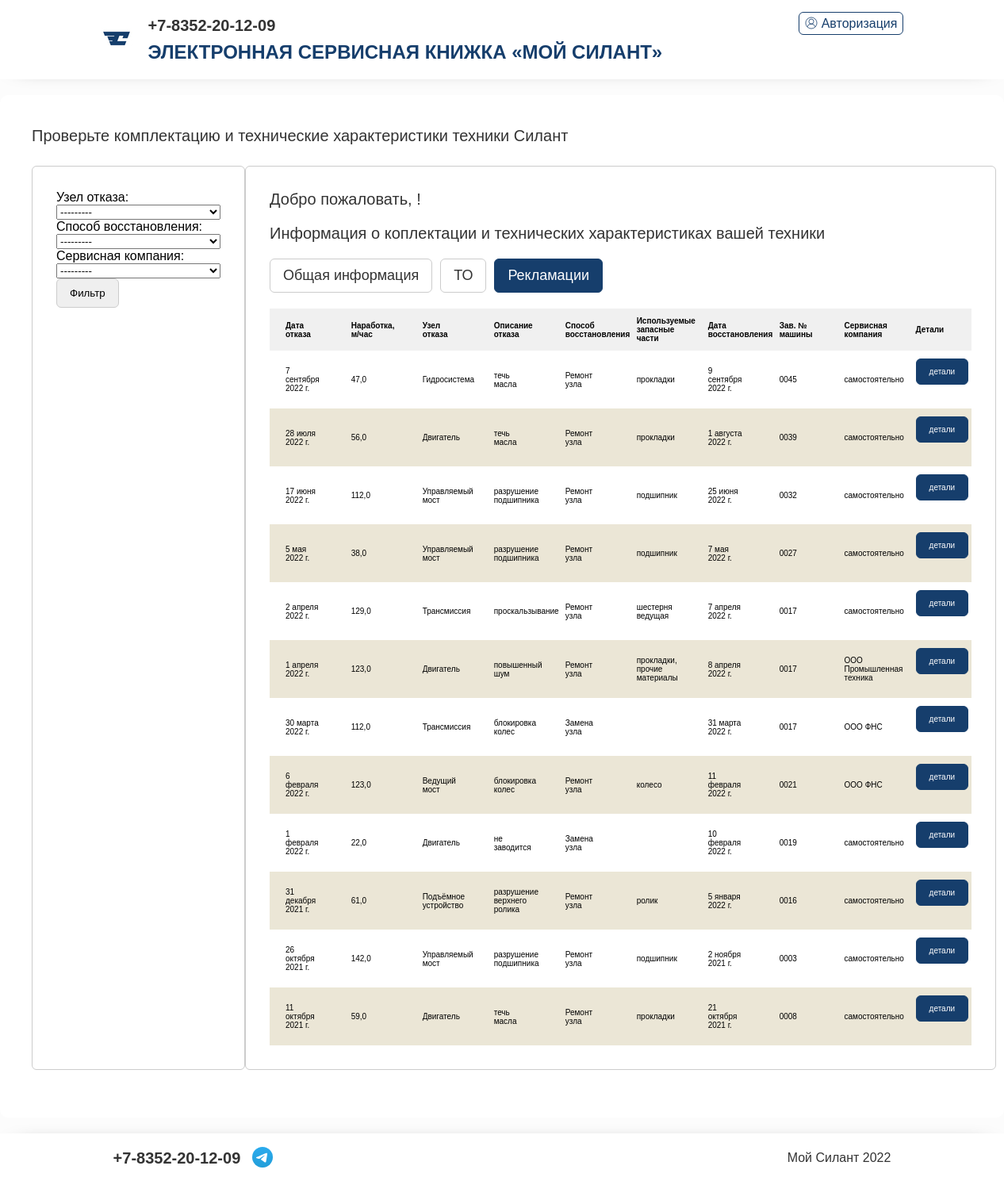
The page /complaint/ (signed in) on the database its author committed.
### service/models.py (models this page shows, shortened)
class Complaint(models.Model):
    date_rejection = models.DateField(verbose_name='Дата отказа')
    operating_time = models.FloatField(verbose_name='Наработка, м/час')
    failure_node = models.ForeignKey(FailureNode, verbose_name='Узел отказа', on_delete=models.CASCADE)
    failure_description = models.TextField(verbose_name='Описание отказа')
    recovery_method = models.ForeignKey(RecoveryMethod, verbose_name='Способ восстановления', on_delete=models.CASCADE)
    spare_parts = models.TextField(verbose_name='Используемые запасные части', null=True, blank=True)
    recovery_date = models.DateField(verbose_name='Дата восстановления')
    machine_complaint = models.ForeignKey(Machine, verbose_name='Зав. № машины', on_delete=models.CASCADE)
    service_company_complaint = models.ForeignKey(ServiceCompany, verbose_name='Сервисная компания', on_delete=models.CASCADE)
    class Meta:
        verbose_name = 'Рекламации'
        ordering = ['-date_rejection']

class FailureNode(models.Model):
    name = models.TextField(verbose_name='Название')
    description = models.TextField(verbose_name='Описание')
    def __str__(self):
        return self.name
    class Meta:
        verbose_name = 'Характер отказа'

class RecoveryMethod(models.Model):
    name = models.TextField(verbose_name='Название')
    description = models.TextField(verbose_name='Описание')
    def __str__(self):
        return self.name
    class Meta:
        verbose_name = 'Способ восстановления'

class Machine(models.Model):
    number_machine = models.TextField(unique=True, verbose_name='Зав. № машины')
    technique_model = models.ForeignKey(TechniqueModel, verbose_name='Модель техники', on_delete=models.CASCADE)
    engine_model = models.ForeignKey(EngineModel, verbose_name='Модель двигателя', on_delete=models.CASCADE)
    engine_number = models.TextField(verbose_name='Зав. № двигателя')
    transmission_model = models.ForeignKey(TransmissionModel, verbose_name='Модель трансмиссии', on_delete=models.CASCADE)
    transmission_number = models.TextField(verbose_name='Зав. № трансмиссии')
    drive_axle_model = models.ForeignKey(DriveAxleModel, verbose_name='Модель ведущего моста', on_delete=models.CASCADE)
    drive_axle_number = models.TextField(verbose_name='Зав. № ведущего моста')
    steering_bridge_model = models.ForeignKey(SteeringBridgeModel, verbose_name='Модель управляемого моста', on_delete=models.CASCADE)
    steering_bridge_number = models.TextField(verbose_name='Зав. № управляемого моста')
    supply_contract = models.TextField(verbose_name='Договор поставки №, дата')
    shipping_date = models.DateField(verbose_name='Дата отгрузки с завода')
    consignee = models.TextField(verbose_name='Грузополучатель (конечный потребитель)')
    delivery_address = models.TextField(verbose_name='Адрес поставки (эксплуатации)')
    equipment = models.TextField(verbose_name='Комплектация (доп. опции)')
    client = models.TextField(verbose_name='Клиент')
    service_company = models.ForeignKey(ServiceCompany, verbose_name='Сервисная компания', on_delete=models.CASCADE)
    def __str__(self):
        return self.number_machine
    class Meta:
        verbose_name = 'Машина'
        ordering = ['-shipping_date']

class ServiceCompany(models.Model):
    name = models.TextField(verbose_name='Название')
    description = models.TextField(verbose_name='Описание')
    def __str__(self):
        return self.name
    class Meta:
        verbose_name = 'Сервисная компания'

### service/views.py (the view)
# urls.py: path('complaint/', ComplaintListVew.as_view(), name='complaint'),
class ComplaintListVew(LoginRequiredMixin, ListView):
    model = Complaint
    context_object_name = 'complaint'
    template_name = 'complaint.html'
    def get_context_data(self, **kwargs):  # забираем отфильтрованные объекты переопределяя метод get_context_data у наследуемого класса (привет, полиморфизм, мы скучали!!!)
        filter = ComplaintFilter(self.request.GET, queryset=self.get_queryset())  # вписываем наш фильтр в контекст
        manager = self.request.user.groups.filter(name='Менеджер')
        if not manager.exists():
            is_manager = 'Не менеджер'
        else:
            is_manager = 'Менеджер'
        context = {'filter': filter, 'is_manager': is_manager}
        return context

### templates/complaint.html (shortened to what this page needs)
<!DOCTYPE html>
{% extends 'base.html' %}
{% load static %}
{% block content %}
<div id="content">
    <div class="centrator">
    <section>
        <div class="line"><span class="title">Проверьте комплектацию и технические характеристики техники Силант</span></div>
        <div class="line">
            <div class="search_result">
                <div class="result_info">
                    <div class="result_collection">
                        <form method="GET">
                        {{ filter.form }}
                            <div class="tabs"><input class="tab" type="submit" value="Фильтр"></div>
                        </form>
                    </div>
                </div>
            </div>
            <div class="column">
                <div class="search_result">
                    <div class="result_info"><span>Добро пожаловать, {{request.user.first_name}}!</span></div>
                    <div class="result_info"><span>Информация о коплектации и технических характеристиках вашей техники</span></div>
                    <div class="result_collection">
                        <div class="tabs">
                            <a href="/user/"><div class="tab"><span>Общая информация</span></div></a>
                            <a href="/to/"><div class="tab"><span>ТО</span></div></a>
                            <a href="/complaint/"><div class="tab active"><span>Рекламации</span></div></a>
                        </div>
                    </div>
                    <div class="result_collection">
                        <table>
                            <tbody><tr>
                                <th class="nam left">Дата отказа</th>
                                <th class="nam left">Наработка, м/час</th>
                                <th class="nam left">Узел отказа</th>
                                <th class="nam left">Описание отказа</th>
                                <th class="nam left">Способ восстановления</th>
                                <th class="nam left">Используемые запасные части</th>
                                <th class="nam left">Дата восстановления</th>
                                <th class="nam left">Зав. № машины</th>
                                <th class="nam left">Сервисная компания</th>
                                <th class="nam left">Детали</th>
                                {% for c in filter.qs %}
                                <tr>
                                <td class="nam left">{{c.date_rejection}}</td>
                                <td class="nam left">{{c.operating_time}}</td>
                                <td class="nam left">{{c.failure_node}}</td>
                                <td class="nam left">{{c.failure_description}}</td>
                                <td class="nam left">{{c.recovery_method}}</td>
                                <td class="nam left">{{c.spare_parts}}</td>
                                <td class="nam left">{{c.recovery_date}}</td>
                                <td class="nam left">{{c.machine_complaint}}</td>
                                <td class="nam left">{{c.service_company_complaint}}</td>
                                <td class="nam left">
                                <div class="tabs">
                                    <a href="{% url 'complaint_detail' c.pk %}">
                                        <div class="tab active"><span><div class="smalltext">детали</div></span></div>
                                    </a>
                                </div>
                                </td>
                                </tr>
                            </tr>
                                {% endfor %}
                        </tbody></table>
                    </div>
                </div>
            </div>
        </div>
    </div>
</div>
{% endblock content %}

### templates/base.html (shortened to what this page needs)
<!DOCTYPE html>
<html><script type="text/javascript" src="chrome-extension://kajfghlhfkcocafkcjlajldicbikpgnp/catcher.js"></script>
<head><meta http-equiv="Content-Type" content="text/html; charset=UTF-8">
    {% load static %}
    <link rel="stylesheet" media="all" href="{% static 'css//app_debug.css' %}" data-turbolinks-track="reload">
    <link rel="stylesheet" type="text/css" href="{% static 'css/includes.css' %}"><script async="" type="text/javascript" src="/static/js/vendor.js"></script></head>
    <body data-new-gr-c-s-check-loaded="14.1091.0" data-gr-ext-installed="">
    <header>
        <div class="centrator">
            <div class="leftside">
                <div id="toplogo"><a href="/user/"><img srcset="/static/pics/logo2.png 2x" src="/static/pics/logo1.png"></a></div>
            </div>
            <div class="rightside">
                <div class="line">
                    <div id="contacts" class="p-l-2">
                        <span class="str">+7-8352-20-12-09</span>
                    </div>
                    <div id="auth_widget">
                        {% if is_aut %}
                        <a href="/sign/logout/"><svg xmlns="http://www.w3.org/2000/svg" fill="none" stroke="currentColor" stroke-width="30" viewBox="0 0 600 600">
                        <circle cx="300" cy="300" r="265"></circle><circle cx="300" cy="230" r="115"></circle><path d="M106.819 481.4a205 205 1 0 1 386.362 0"></path></svg>Выход</a>
                        {% else %}
                        <a href="/sign/login/"><svg xmlns="http://www.w3.org/2000/svg" fill="none" stroke="currentColor" stroke-width="30" viewBox="0 0 600 600"><circle cx="300" cy="300" r="265"></circle>
                        <circle cx="300" cy="230" r="115"></circle><path d="M106.819 481.4a205 205 1 0 1 386.362 0"></path></svg>Авторизация</a>
                        {% endif %}
                    </div>
                </div>
                <div class="line">
                    <div id="project_name" class="p-l-2"><span>Электронная сервисная книжка «Мой силант»</span></div>
                </div>
            </div>
        </div>
    </header>
    {% block content %}
    {% endblock content %}
    <footer>
        <div class="centrator">
            <div class="leftside">
                <div class="line">
                    <div id="contacts">
                        <span class="phone"><a href="tel:+7-8352-20-12-09">+7-8352-20-12-09</a></span>
                        <span><a></a></span>
                    </div>
                </div>
            </div>
            <div class="rightside"><span id="copyright">Мой Силант 2022</span></div>
        </div>
    </footer>

### rows shown on the page
Complaint: date_rejection "7 сентября 2022 г.", operating_time "47,0", failure_node "Гидросистема", failure_description "течь масла", recovery_method "Ремонт узла", spare_parts "прокладки", recovery_date "9 сентября 2022 г.", machine_complaint "0045", service_company_complaint "самостоятельно"
Complaint: date_rejection "28 июля 2022 г.", operating_time "56,0", failure_node "Двигатель", failure_description "течь масла", recovery_method "Ремонт узла", spare_parts "прокладки", recovery_date "1 августа 2022 г.", machine_complaint "0039", service_company_complaint "самостоятельно"
Complaint: date_rejection "17 июня 2022 г.", operating_time "112,0", failure_node "Управляемый мост", failure_description "разрушение подшипника", recovery_method "Ремонт узла", spare_parts "подшипник", recovery_date "25 июня 2022 г.", machine_complaint "0032", service_company_complaint "самостоятельно"
Complaint: date_rejection "5 мая 2022 г.", operating_time "38,0", failure_node "Управляемый мост", failure_description "разрушение подшипника", recovery_method "Ремонт узла", spare_parts "подшипник", recovery_date "7 мая 2022 г.", machine_complaint "0027", service_company_complaint "самостоятельно"
Complaint: date_rejection "2 апреля 2022 г.", operating_time "129,0", failure_node "Трансмиссия", failure_description "проскальзывание", recovery_method "Ремонт узла", spare_parts "шестерня ведущая", recovery_date "7 апреля 2022 г.", machine_complaint "0017", service_company_complaint "самостоятельно"
Complaint: date_rejection "1 апреля 2022 г.", operating_time "123,0", failure_node "Двигатель", failure_description "повышенный шум", recovery_method "Ремонт узла", spare_parts "прокладки, прочие материалы", recovery_date "8 апреля 2022 г.", machine_complaint "0017", service_company_complaint "ООО Промышленная техника"
Complaint: date_rejection "30 марта 2022 г.", operating_time "112,0", failure_node "Трансмиссия", failure_description "блокировка колес", recovery_method "Замена узла", recovery_date "31 марта 2022 г.", machine_complaint "0017", service_company_complaint "ООО ФНС"
Complaint: date_rejection "6 февраля 2022 г.", operating_time "123,0", failure_node "Ведущий мост", failure_description "блокировка колес", recovery_method "Ремонт узла", spare_parts "колесо", recovery_date "11 февраля 2022 г.", machine_complaint "0021", service_company_complaint "ООО ФНС"
Complaint: date_rejection "1 февраля 2022 г.", operating_time "22,0", failure_node "Двигатель", failure_description "не заводится", recovery_method "Замена узла", recovery_date "10 февраля 2022 г.", machine_complaint "0019", service_company_complaint "самостоятельно"
Complaint: date_rejection "31 декабря 2021 г.", operating_time "61,0", failure_node "Подъёмное устройство", failure_description "разрушение верхнего ролика", recovery_method "Ремонт узла", spare_parts "ролик", recovery_date "5 января 2022 г.", machine_complaint "0016", service_company_complaint "самостоятельно"
Complaint: date_rejection "26 октября 2021 г.", operating_time "142,0", failure_node "Управляемый мост", failure_description "разрушение подшипника", recovery_method "Ремонт узла", spare_parts "подшипник", recovery_date "2 ноября 2021 г.", machine_complaint "0003", service_company_complaint "самостоятельно"
Complaint: date_rejection "11 октября 2021 г.", operating_time "59,0", failure_node "Двигатель", failure_description "течь масла", recovery_method "Ремонт узла", spare_parts "прокладки", recovery_date "21 октября 2021 г.", machine_complaint "0008", service_company_complaint "самостоятельно"
